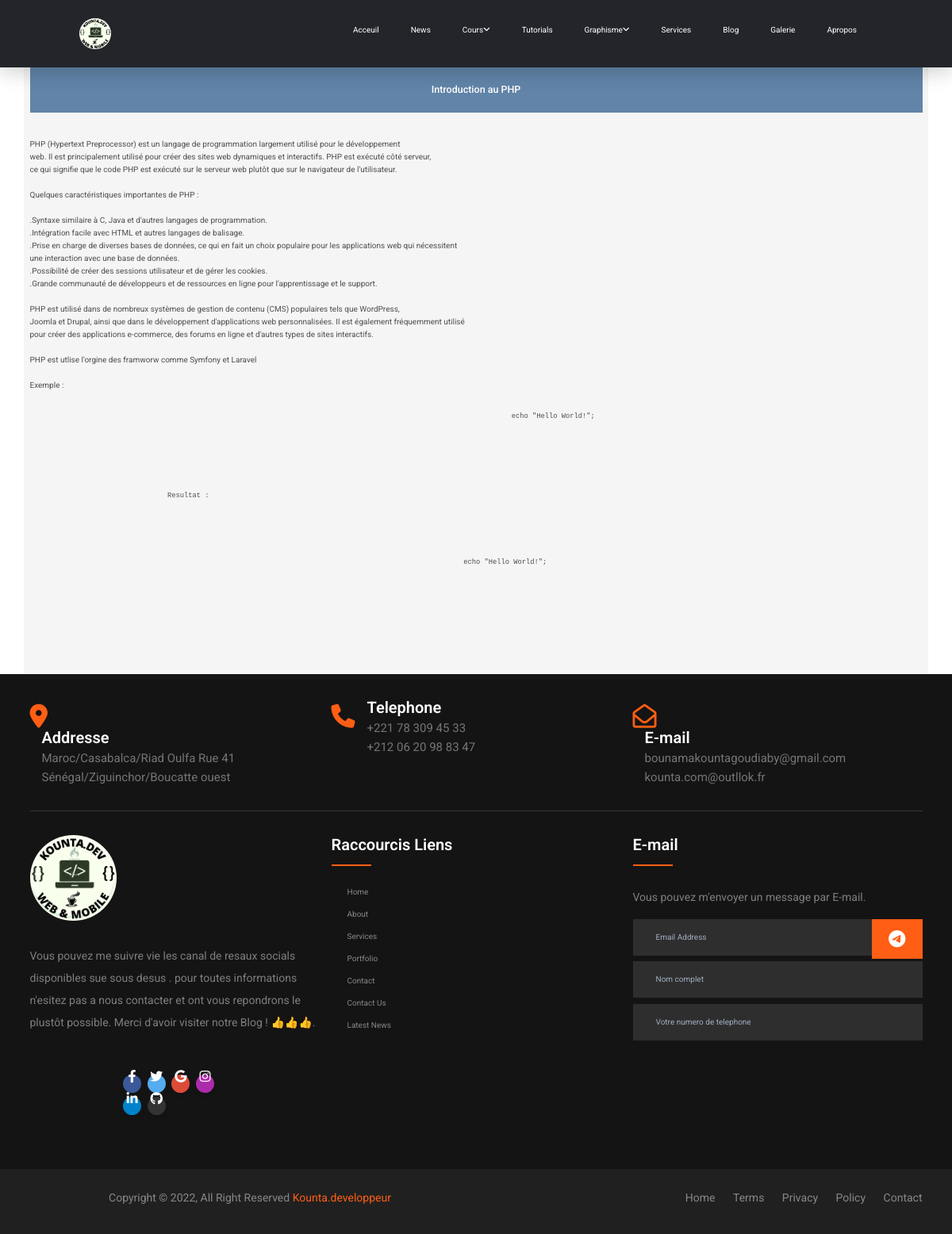
The page /phpdetail/Introduction au PHP on the database as committed earlier.
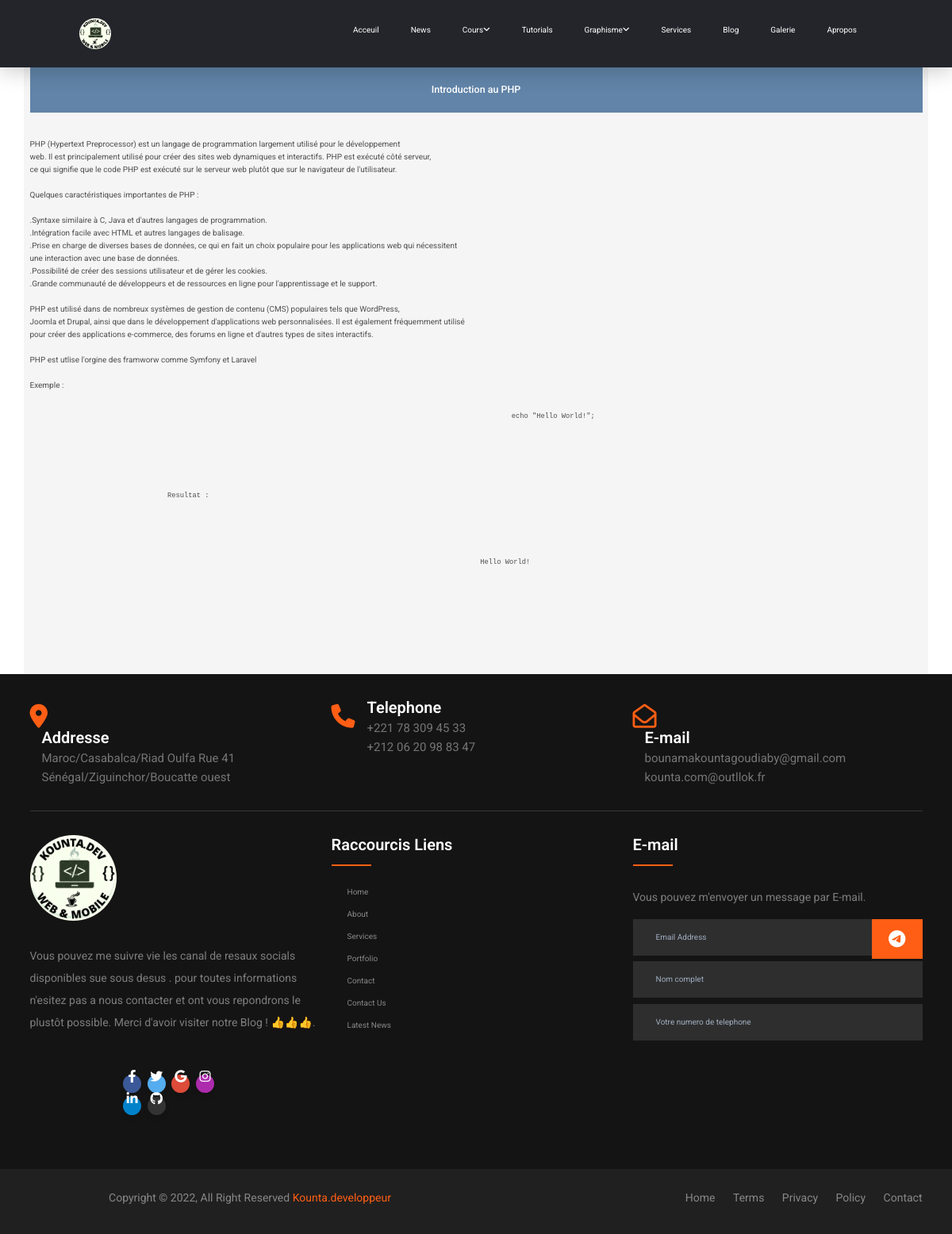
The same page on the database as committed later.
### blog/models.py (models this page shows, shortened)
class coursphp(models.Model):
    categorie = models.ForeignKey(
        Categoryphp, on_delete=models.SET_NULL, blank=True, null=True)
    title = models.CharField(max_length=500)
    description = models.TextField(max_length=50000)
    code = models.TextField(max_length=50000)
    resultat = models.TextField(max_length=50000)
    date_added = models.DateTimeField(auto_now_add=True)
    class Meta:
        ordering = ['date_added']

### blog/views.py (the view)
# urls.py: path('phpdetail/<str:title>', views.phpdetail, name="phpdetail"),
def phpdetail(request, title: str):
    try:
        postephp = coursphp.objects.get(title=title)
    except coursphp.DoesNotExist:
        raise ("le poste n'excite pas")
    return render(request, 'blog/php/php_detail.html', {'postephp': postephp})

### blog/templates/blog/php/php_detail.html
{% extends 'base.html' %} {% load static %} {% block content %}
<section class="services section container" id="services">
       <br>
       <br>
       <h5 class="card-title "> {{postephp.title}}</h5>
               <article class="descrip">
                      {{postephp.description}}
               </article>
               <p class="fulls">
                     Exemple :
                     <center>
                            <pre  class="fulls">
                                   <code  class="language-PHP">
                                     {{postephp.code}}
                                   </code>
                            </pre>
                     </center>
       <pre>
       <section>
              Resultat :
              <center>
        <code  class="language-PHP">
              {{postephp.resultat}}
        </code>
              </center>
       </section>
</pre>
</section>
{% endblock content %}

Rows that differ between the two databases and show on the page:
changed coursphp "Introduction au PHP": resultat "echo \"Hello World!\";" → "Hello World!"
